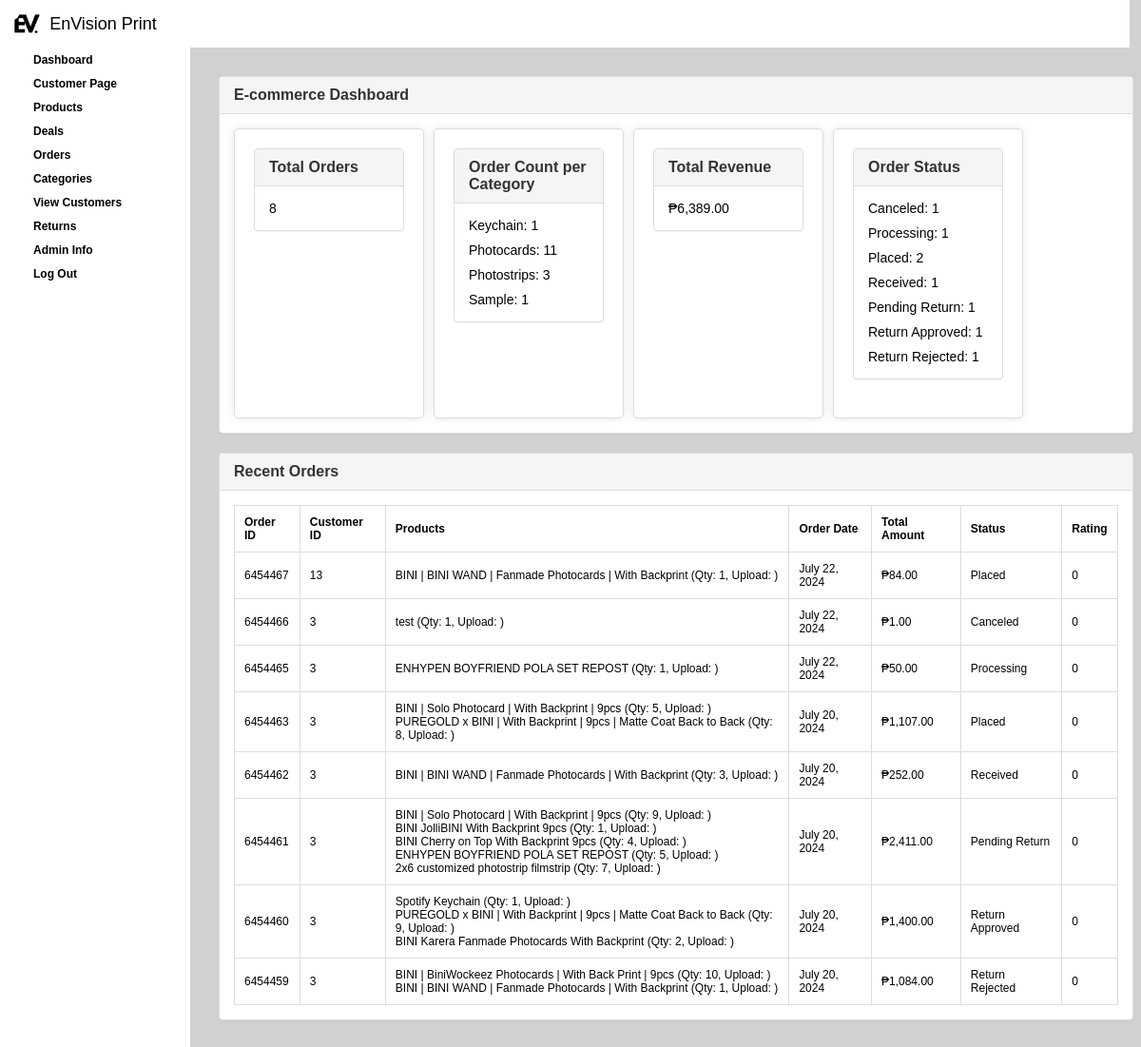
/admin.php?dashboard, run on an earlier commit of the app's database.
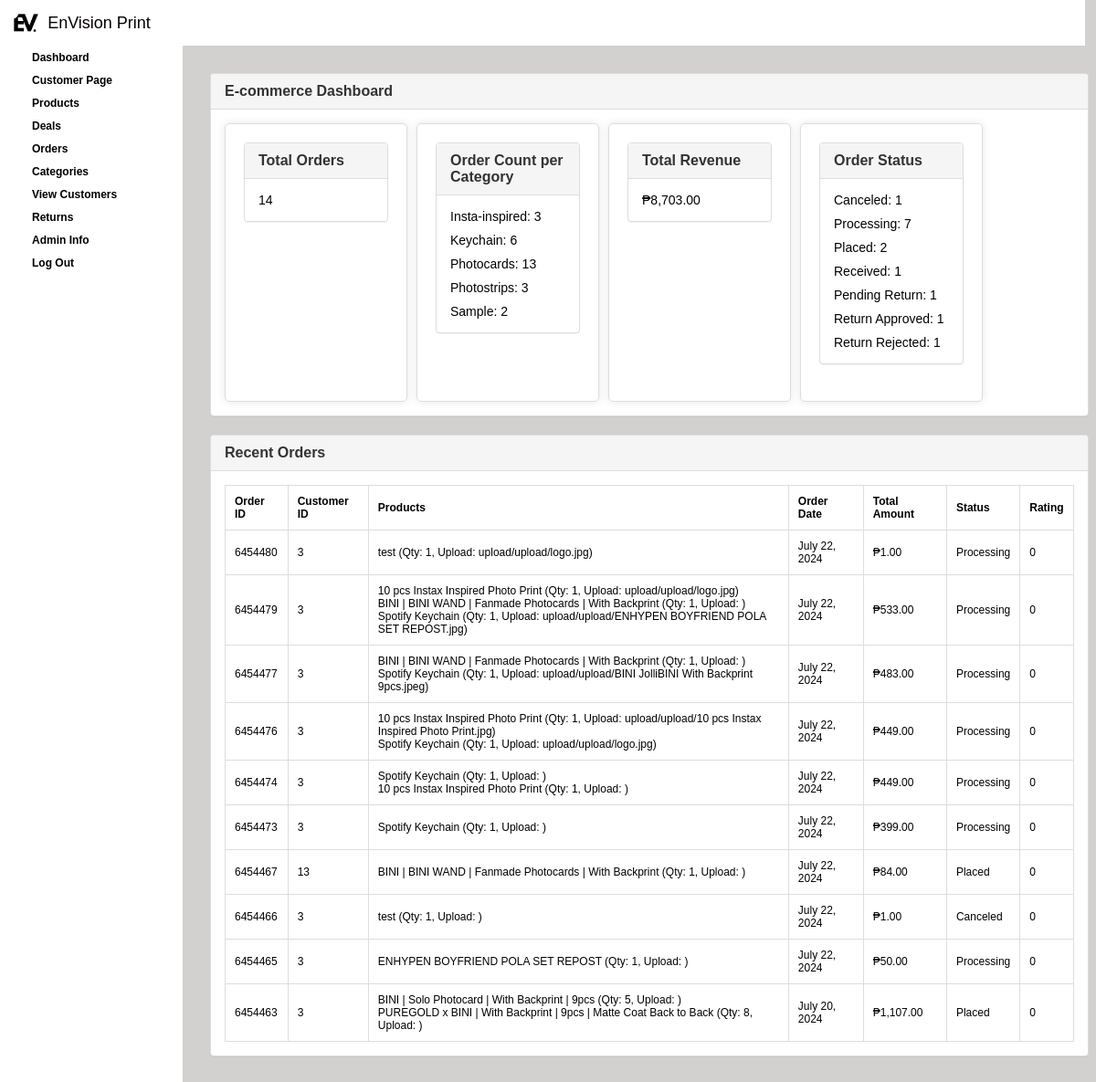
And on a later commit of the database.
### tables this page shows
CREATE TABLE `orders` (
  `order_id` int(11) NOT NULL,
  `customer_id` int(11) NOT NULL,
  `product_id` varchar(255) NOT NULL,
  `order_date` timestamp NOT NULL DEFAULT current_timestamp(),
  `order_quantity` varchar(255) NOT NULL,
  `total_amount` decimal(10,2) NOT NULL,
  `status` int(11) NOT NULL DEFAULT -1 COMMENT '0=otw\r\n1=recived\r\n2=req return\r\n3=return approved\r\n4=return rejected',
  `rating` int(1) DEFAULT 0,
  `Reason` varchar(999) NOT NULL,
  `upload` varchar(2000) DEFAULT NULL
);

### dashboard.php (the view, shortened to what the changed rows need)
<?php
include("connect.php");
$orderCountPerCategoryResult = $con->query("
    SELECT items.category, COUNT(orders.order_id) as order_count
    FROM orders
    JOIN items ON FIND_IN_SET(items.ItemID, orders.product_id) > 0
    GROUP BY items.category
");
$orderCountPerCategory = [];
while ($row = $orderCountPerCategoryResult->fetch_assoc()) {
    $orderCountPerCategory[] = $row;
}
function formatStatus($status)
{
    switch ($status) {
        case -2:
            return "Canceled";
        case -1:
            return "Processing";
        case 0:
            return "Placed";
        case 1:
            return "Received";
        case 2:
            return "Pending Return";
        case 3:
            return "Return Approved";
        case 4:
            return "Return Rejected";
    }
}
$totalOrdersResult = $con->query("SELECT COUNT(*) as total_orders FROM orders");
$totalOrders = $totalOrdersResult->fetch_assoc()['total_orders'];
$totalRevenueResult = $con->query("SELECT SUM(total_amount) as total_revenue FROM orders");
$totalRevenue = $totalRevenueResult->fetch_assoc()['total_revenue'];
$orderStatusSummaryResult = $con->query("
    SELECT
        SUM(CASE WHEN status = -2 THEN 1 ELSE 0 END) as Canceled,
        SUM(CASE WHEN status = -1 THEN 1 ELSE 0 END) as Processing,
        SUM(CASE WHEN status = 0 THEN 1 ELSE 0 END) as Placed,
        SUM(CASE WHEN status = 1 THEN 1 ELSE 0 END) as Received,
        SUM(CASE WHEN status = 2 THEN 1 ELSE 0 END) as Pending_Return,
        SUM(CASE WHEN status = 3 THEN 1 ELSE 0 END) as Return_Approved,
        SUM(CASE WHEN status = 4 THEN 1 ELSE 0 END) as Return_Rejected
    FROM orders
");
$orderStatusSummary = $orderStatusSummaryResult->fetch_assoc();
$recentOrdersResult = $con->query("SELECT * FROM orders ORDER BY order_date DESC LIMIT 10");
?>
<div class="row">
    <div class="col-lg-12">
        <div class="panel panel-default">
            <div class="panel-heading">
                <h3 class="panel-title">E-commerce Dashboard</h3>
            </div>
            <div class="panel-body">
                <div class="row2">
                    <div class="col-lg-12">
                        <div class="panel panel-default">
                            <div class="panel-heading">
                                <h3 class="panel-title">Total Orders</h3>
                            </div>
                            <div class="panel-body">
                                <p><?php echo $totalOrders; ?></p>
                            </div>
                        </div>
                    </div>
                </div>
                <div class="row2">
                    <div class="col-lg-12">
                        <div class="panel panel-default">
                            <div class="panel-heading">
                                <h3 class="panel-title">Order Count per Category</h3>
                            </div>
                            <div class="panel-body">
                                <?php foreach ($orderCountPerCategory as $categoryCount) : ?>
                                    <p><?php echo $categoryCount['category']; ?>: <?php echo $categoryCount['order_count']; ?></p>
                                <?php endforeach; ?>
                            </div>
                        </div>
                    </div>
                </div>
                <div class="row2">
                    <div class="col-lg-12">
                        <div class="panel panel-default">
                            <div class="panel-heading">
                                <h3 class="panel-title">Total Revenue</h3>
                            </div>
                            <div class="panel-body">
                                <p>₱<?php echo number_format($totalRevenue, 2); ?></p>
                            </div>
                        </div>
                    </div>
                </div>
                <div class="row2">
                    <div class="col-lg-12">
                        <div class="panel panel-default">
                            <div class="panel-heading">
                                <h3 class="panel-title">Order Status</h3>
                            </div>
                            <div class="panel-body">
                                <p>Canceled: <?php echo $orderStatusSummary['Canceled']; ?></p>
                                <p>Processing: <?php echo $orderStatusSummary['Processing']; ?></p>
                                <p>Placed: <?php echo $orderStatusSummary['Placed']; ?></p>
                                <p>Received: <?php echo $orderStatusSummary['Received']; ?></p>
                                <p>Pending Return: <?php echo $orderStatusSummary['Pending_Return']; ?></p>
                                <p>Return Approved: <?php echo $orderStatusSummary['Return_Approved']; ?></p>
                                <p>Return Rejected: <?php echo $orderStatusSummary['Return_Rejected']; ?></p>
                            </div>
                        </div>
                    </div>
                </div>
            </div>
        </div>
    </div>
</div>
<div class="row">
    <div class="col-lg-12">
        <div class="panel panel-default">
            <div class="panel-heading">
                <h3 class="panel-title">Recent Orders</h3>
            </div>
            <div class="panel-body">
                <table>
                    <thead>
                        <tr>
                            <th>Order ID</th>
                            <th>Customer ID</th>
                            <th>Products</th>
                            <th>Order Date</th>
                            <th>Total Amount</th>
                            <th>Status</th>
                            <th>Rating</th>
                        </tr>
                    </thead>
                    <tbody>
                        <?php
                        while ($row = $recentOrdersResult->fetch_assoc()) {
                            echo "<tr>";
                            echo "<td>{$row['order_id']}</td>";
                            echo "<td>{$row['customer_id']}</td>";
                            $productIds = explode(',', $row['product_id']);
                            $quantities = explode(',', $row['order_quantity']);
                            $uploads = explode(',', $row['upload']);
                            $products = [];
                            foreach ($productIds as $index => $productId) {
                                $productId = (int) $productId;
                                $productResult = $con->query("SELECT * FROM items WHERE ItemID = {$productId}");
                                if ($productResult->num_rows > 0) {
                                    $product = $productResult->fetch_assoc();
                                    $products[] = "{$product['ItemName']} (Qty: {$quantities[$index]}, Upload: {$uploads[$index]})";
                                }
                            }
                            echo "<td>" . implode('<br> ', $products) . "</td>";
                            $formattedDate = date('F j, Y', strtotime($row['order_date']));
                            echo "<td>{$formattedDate}</td>";
                            echo "<td>₱" . number_format($row['total_amount'], 2) . "</td>";
                            echo "<td>" . formatStatus($row['status']) . "</td>";
                            echo "<td>{$row['rating']}</td>";
                            echo "</tr>";
                        }
                        ?>
                    </tbody>
                </table>
            </div>
        </div>
    </div>
</div>

What changed in the data, as far as the page shows it:
no longer on this page (row unchanged): orders: order_id "6454462", customer "3", products "BINI | BINI WAND | Fanmade Photocards | With Backprint (Qty: 3, Upload: )", order_date "July 20, 2024", total_amount "252.00", status "Received", rating "0"
no longer on this page (row unchanged): orders: order_id "6454461", customer "3", products "BINI | Solo Photocard | With Backprint | 9pcs (Qty: 9, Upload: ) BINI JolliBINI With Backprint 9pcs (Qty: 1, Upload: ) BINI Cherry on Top With Backprint 9pcs (Qty: 4, Upload: ) ENHYPEN BOYFRIEND POLA SET REPOST (Qty: 5, Upload: ) 2x6 customized photostrip filmstrip (Qty: 7, Upload: )", order_date "July 20, 2024", total_amount "2,411.00", status "Pending Return", rating "0"
no longer on this page (row unchanged): orders: order_id "6454460", customer "3", products "Spotify Keychain (Qty: 1, Upload: ) PUREGOLD x BINI | With Backprint | 9pcs | Matte Coat Back to Back (Qty: 9, Upload: ) BINI Karera Fanmade Photocards With Backprint (Qty: 2, Upload: )", order_date "July 20, 2024", total_amount "1,400.00", status "Return Approved", rating "0"
no longer on this page (row unchanged): orders: order_id "6454459", customer "3", products "BINI | BiniWockeez Photocards | With Back Print | 9pcs (Qty: 10, Upload: ) BINI | BINI WAND | Fanmade Photocards | With Backprint (Qty: 1, Upload: )", order_date "July 20, 2024", total_amount "1,084.00", status "Return Rejected", rating "0"
added orders: order_id "6454480", customer "3", products "test (Qty: 1, Upload: upload/upload/logo.jpg)", order_date "July 22, 2024", total_amount "1.00", status "Processing", rating "0"
added orders: order_id "6454479", customer "3", products "10 pcs Instax Inspired Photo Print (Qty: 1, Upload: upload/upload/logo.jpg) BINI | BINI WAND | Fanmade Photocards | With Backprint (Qty: 1, Upload: ) Spotify Keychain (Qty: 1, Upload: upload/upload/ENHYPEN BOYFRIEND POLA SET REPOST.jpg)", order_date "July 22, 2024", total_amount "533.00", status "Processing", rating "0"
added orders: order_id "6454477", customer "3", products "BINI | BINI WAND | Fanmade Photocards | With Backprint (Qty: 1, Upload: ) Spotify Keychain (Qty: 1, Upload: upload/upload/BINI JolliBINI With Backprint 9pcs.jpeg)", order_date "July 22, 2024", total_amount "483.00", status "Processing", rating "0"
added orders: order_id "6454476", customer "3", products "10 pcs Instax Inspired Photo Print (Qty: 1, Upload: upload/upload/10 pcs Instax Inspired Photo Print.jpg) Spotify Keychain (Qty: 1, Upload: upload/upload/logo.jpg)", order_date "July 22, 2024", total_amount "449.00", status "Processing", rating "0"
added orders: order_id "6454474", customer "3", products "Spotify Keychain (Qty: 1, Upload: ) 10 pcs Instax Inspired Photo Print (Qty: 1, Upload: )", order_date "July 22, 2024", total_amount "449.00", status "Processing", rating "0"
added orders: order_id "6454473", customer "3", products "Spotify Keychain (Qty: 1, Upload: )", order_date "July 22, 2024", total_amount "399.00", status "Processing", rating "0"
Also different on the page:
$totalOrders: "8" → "14"
$totalRevenue: "6,389.00" → "8,703.00"
$orderStatusSummary['Processing']: "1" → "7"
new list line: "Insta-inspired : 3"
new list line: "Keychain : 6"
new list line: "Photocards : 13"
new list line: "Sample : 2"
list line gone: "Keychain : 1"
list line gone: "Photocards : 11"
list line gone: "Sample : 1"
